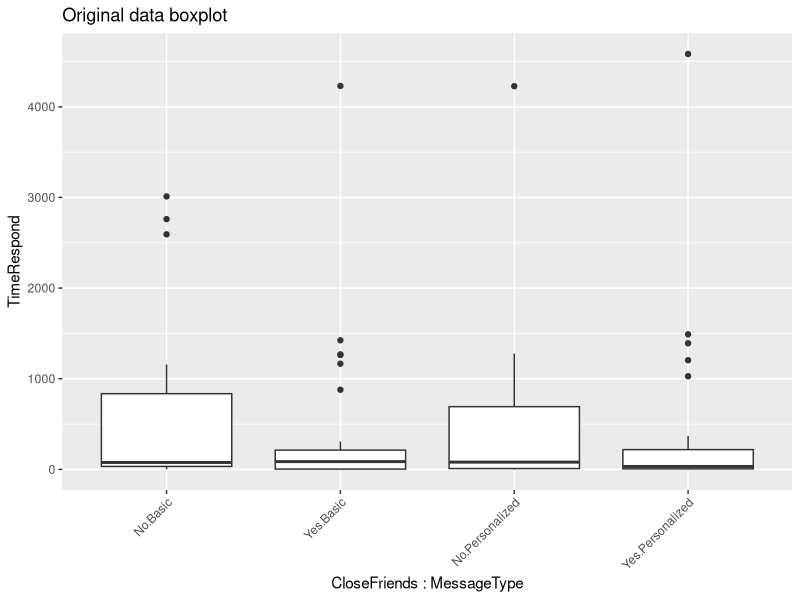
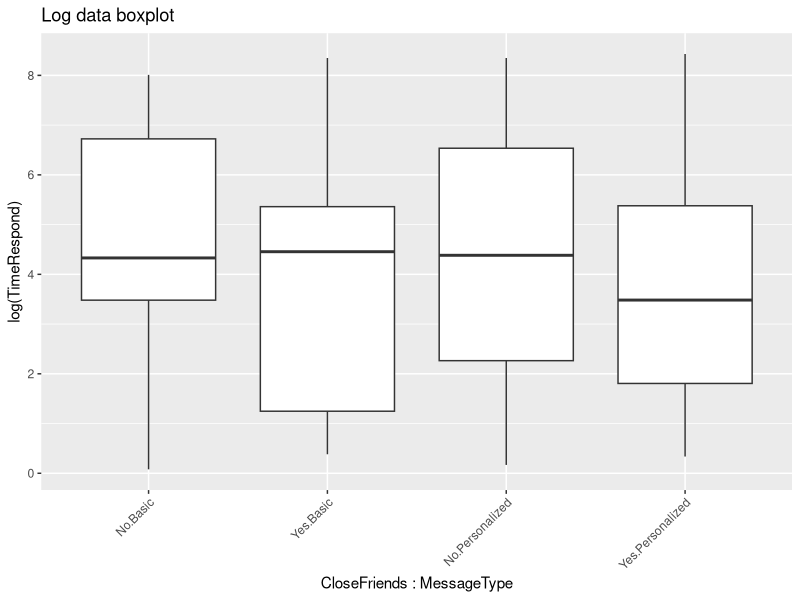
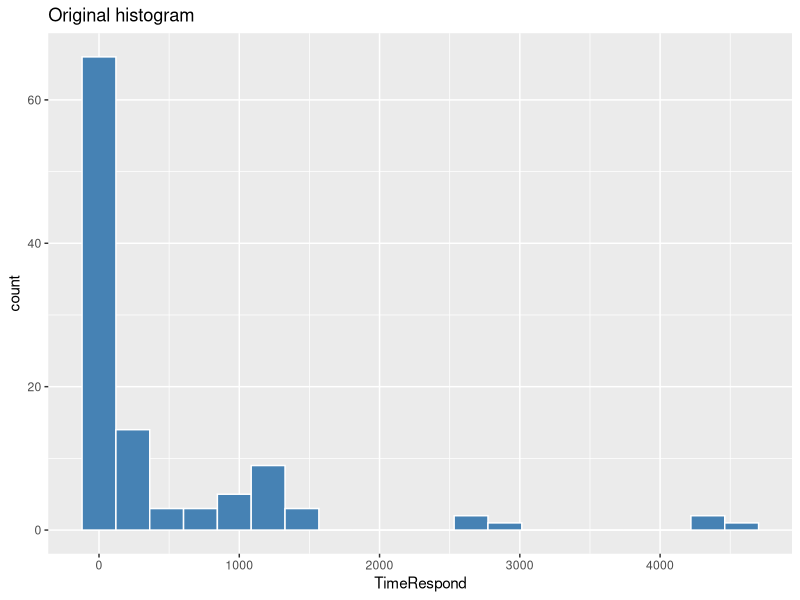
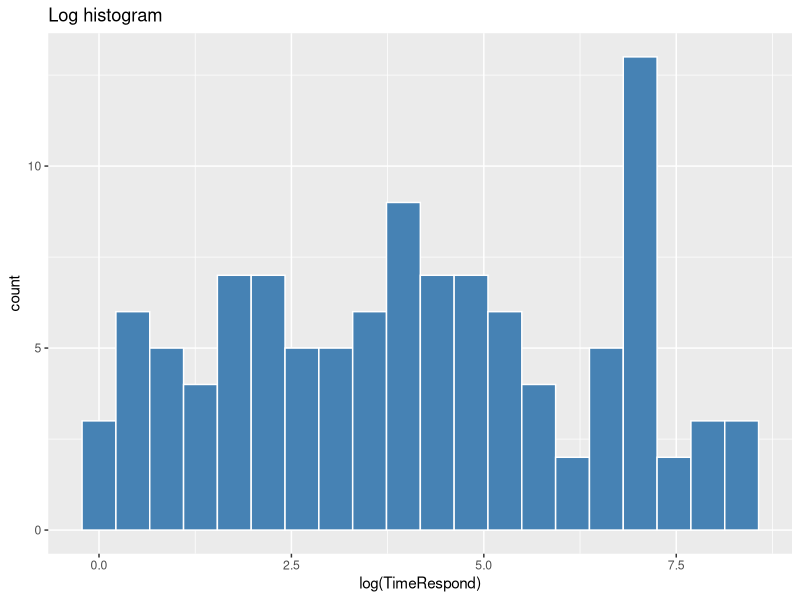
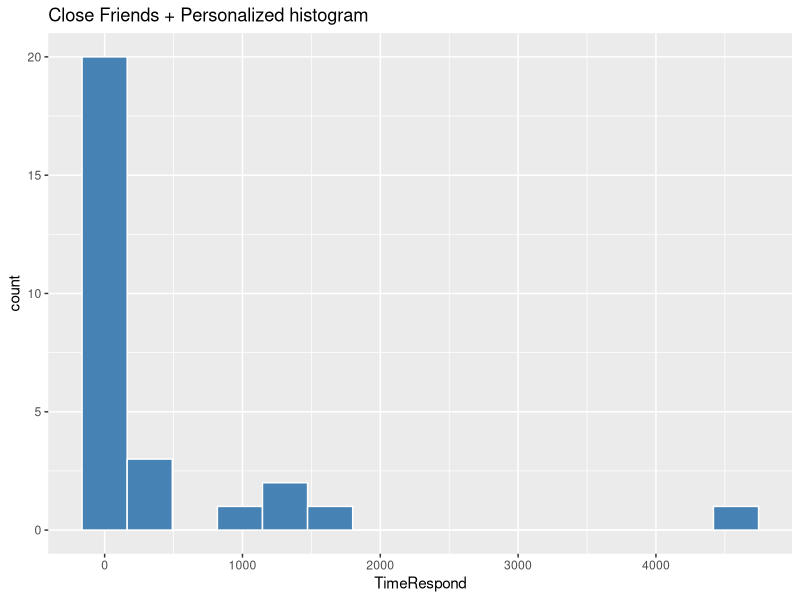
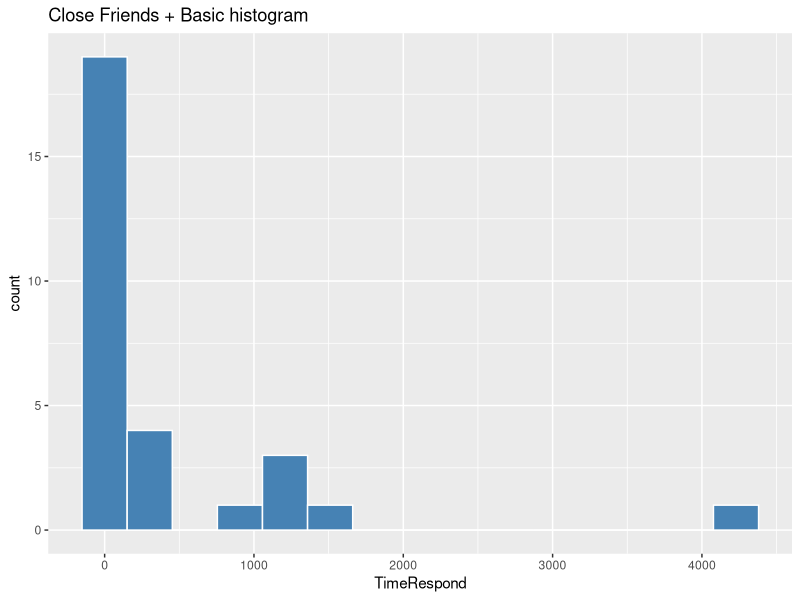
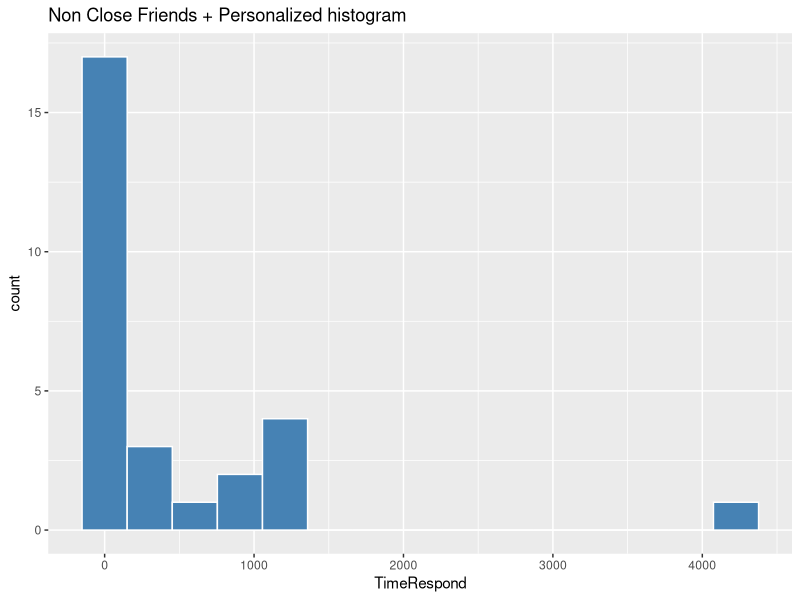
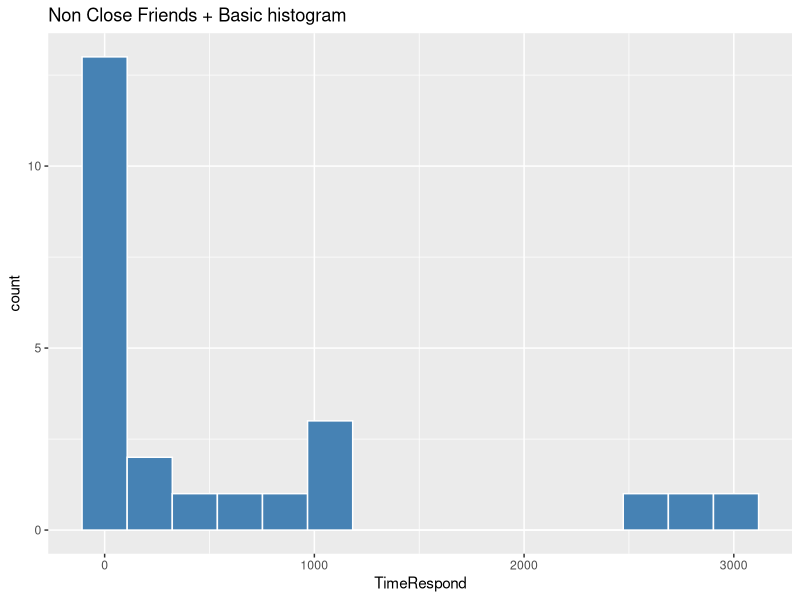

Reproduce these figures in R, in order.
## ---- chunk 1
library(tidyverse) # This loads dplyr and the %>% pipe
library(MASS)
library(pwr)
## ---- chunk 2
data_clean <- data.frame(read.table("Results_ICA1.csv", header=TRUE, sep=","))
## ---- chunk 3
data_clean$CloseFriends <- relevel(as.factor(data_clean$CloseFriends), ref = "No")
data_clean$MessageType <- relevel(as.factor(data_clean$MessageType), ref = "Basic")
## ---- chunk 4
ggplot(data_clean, aes(x = interaction(CloseFriends, MessageType), y = TimeRespond)) +
  geom_boxplot() +
  labs(title = "Original data boxplot", x = "CloseFriends : MessageType") +
  theme(axis.text.x = element_text(angle = 45, hjust = 1))

ggplot(data_clean, aes(x = interaction(CloseFriends, MessageType), y = log(TimeRespond))) +
  geom_boxplot() +
  labs(title = "Log data boxplot", x = "CloseFriends : MessageType") +
  theme(axis.text.x = element_text(angle = 45, hjust = 1))
## ---- chunk 5
# dataframe for each factor combination
datos_CP_clean <- data_clean %>%
  filter(
    CloseFriends == "Yes",
    MessageType == "Personalized"
  )
datos_NP_clean <- data_clean %>%
  filter(
    CloseFriends == "No",
    MessageType == "Personalized"
  )
datos_CB_clean <- data_clean %>%
  filter(
    CloseFriends == "Yes",
    MessageType == "Basic"
  )
datos_NB_clean <- data_clean %>%
  filter(
    CloseFriends == "No",
    MessageType == "Basic"
  )
## ---- chunk 6
# total histogram 
ggplot(data_clean, aes(x = TimeRespond)) +
  geom_histogram(fill = "steelblue", color = "white", bins = 20) +
  ggtitle("Original histogram")

ggplot(data_clean, aes(x = log(TimeRespond))) +
  geom_histogram(fill = "steelblue", color = "white", bins = 20) +
  ggtitle("Log histogram")
## ---- chunk 7
# histograms per factor combination
ggplot(datos_CP_clean, aes(x = TimeRespond)) +
  geom_histogram(fill = "steelblue", color = "white", bins = 15) +
  ggtitle("Close Friends + Personalized histogram")
ggplot(datos_CB_clean, aes(x = TimeRespond)) +
  geom_histogram(fill = "steelblue", color = "white", bins = 15) +
  ggtitle("Close Friends + Basic histogram")
ggplot(datos_NP_clean, aes(x = TimeRespond)) +
  geom_histogram(fill = "steelblue", color = "white", bins = 15) +
  ggtitle("Non Close Friends + Personalized histogram")
ggplot(datos_NB_clean, aes(x = TimeRespond)) +
  geom_histogram(fill = "steelblue", color = "white", bins = 15) +
  ggtitle("Non Close Friends + Basic histogram")

## ---- chunk 8
# kernelized kistogram total
ggplot(data_clean, aes(x = TimeRespond)) +
  geom_density(alpha = 0.5) + # alpha makes the fill transparent so you can see overlaps
  labs(
    title = "Kernel Density of TimeRespond by Factor Combination",
    x = "Response Time",
    y = "Density",
    fill = "Factor Combination"
  ) +
  theme_minimal() +
  ggtitle("Total kernelized histogram")

# kernelized kistogram log
ggplot(data_clean, aes(x = log(TimeRespond))) +
  geom_density(alpha = 0.5) + # alpha makes the fill transparent so you can see overlaps
  labs(
    title = "Kernel Density of log(TimeRespond) by Factor Combination",
    x = "log(TimeRespond)",
    y = "Density",
    fill = "Factor Combination"
  ) +
  theme_minimal() +
  ggtitle("Log kernelized histogram")


## ---- chunk 9
# combined kernelized histogram
ggplot(data_clean, aes(x = TimeRespond, fill = interaction(CloseFriends, MessageType))) +
  geom_density(alpha = 0.5) + # alpha makes the fill transparent so you can see overlaps
  labs(
    title = "Kernel Density of Response Time by Factor Combination",
    x = "Reponse Time",
    y = "Density",
    fill = "Factor Combination"
  ) +
  theme_minimal()
## ---- chunk 10
ggplot(data_clean, aes(x = log(TimeRespond), fill = interaction(CloseFriends, MessageType))) +
  geom_density(alpha = 0.5) + # alpha makes the fill transparent so you can see overlaps
  labs(
    title = "Kernel Density of log(Response Time) by Factor Combination",
    x = "log(Response Time)",
    y = "Density",
    fill = "Factor Combination"
  ) +
  theme_minimal()
## ---- chunk 11
data_clean %>%
  count(CloseFriends, MessageType)
## ---- chunk 12
datos_compressed_na <- data_clean %>% 
  drop_na(TimeRespond)
## ---- chunk 13
datos_compressed_na %>%
  count(CloseFriends, MessageType)
## ---- chunk 14
summary_df <- datos_compressed_na %>%
  group_by(CloseFriends, MessageType) %>%
  summarise(
    mean_response = mean(TimeRespond),
    se = sd(TimeRespond) / sqrt(n()),
    .groups = 'drop'
  )
## ---- chunk 15
ggplot(summary_df, aes(x = CloseFriends, y = mean_response, color = MessageType, group = MessageType)) +
  geom_line(linewidth = 1) + 
  geom_point(size = 3) +
  geom_errorbar(aes(ymin = mean_response - se, ymax = mean_response + se), width = 0.1) +
  labs(title = "Interaction Plot",
       x = "CloseFriends",
       y = "Mean(Response Time)") +
  theme_bw()
## ---- chunk 16
summary_df_log <- datos_compressed_na %>%
  group_by(CloseFriends, MessageType) %>%
  summarise(
    mean_response_log = mean(log(TimeRespond)),
    se = sd(log(TimeRespond)) / sqrt(n()),
    .groups = 'drop'
  )
## ---- chunk 17
ggplot(summary_df_log, aes(x = CloseFriends, y = mean_response_log, color = MessageType, group = MessageType)) +
  geom_line(linewidth = 1) + 
  geom_point(size = 3) +
  geom_errorbar(aes(ymin = mean_response_log - se, ymax = mean_response_log + se), width = 0.1) +
  labs(title = "Interaction Plot",
       x = "CloseFriends",
       y = "Mean Log(TimeRespond)") +
  theme_bw()
## ---- chunk 18
# this also deleted N/A
datos_compressed_outliers <- data_clean %>%
  filter(
    TimeRespond < 2000
  )
## ---- chunk 19
ggplot(datos_compressed_outliers, aes(x = interaction(CloseFriends, MessageType), y = TimeRespond)) +
  geom_boxplot() +
  labs(title = "Data without outliers boxplot", x = "CloseFriends : MessageType") +
  theme(axis.text.x = element_text(angle = 45, hjust = 1))

ggplot(datos_compressed_outliers, aes(x = interaction(CloseFriends, MessageType), y = log(TimeRespond))) +
  geom_boxplot() +
  labs(title = "Log data without outliers boxplot", x = "CloseFriends : MessageType") +
  theme(axis.text.x = element_text(angle = 45, hjust = 1))


## ---- chunk 20
# Simple count
datos_compressed_outliers %>%
  count(CloseFriends, MessageType)
## ---- chunk 21
# kernelized kistogram total
ggplot(datos_compressed_outliers, aes(x = TimeRespond)) +
  geom_density(alpha = 0.5) + # alpha makes the fill transparent so you can see overlaps
  labs(
    title = "Kernel Density of TimeRespond by Factor Combination",
    x = "TimeRespond",
    y = "Density",
    fill = "Factor Combination"
  ) +
  theme_minimal() +
  ggtitle("No outliers kernelized histogram")

# kernelized kistogram log
ggplot(datos_compressed_outliers, aes(x = log(TimeRespond))) +
  geom_density(alpha = 0.5) + # alpha makes the fill transparent so you can see overlaps
  labs(
    title = "Kernel Density of log(TimeRespond) by Factor Combination",
    x = "TimeRespond",
    y = "Density",
    fill = "Factor Combination"
  ) +
  theme_minimal() +
  ggtitle("Log no outliers kernelized histogram")

## ---- chunk 22
# combined kernelized histogram
ggplot(datos_compressed_outliers, aes(x = TimeRespond, fill = interaction(CloseFriends, MessageType))) +
  geom_density(alpha = 0.5) + # alpha makes the fill transparent so you can see overlaps
  labs(
    title = "Kernel Density of TimeRespond by Factor Combination",
    x = "TimeRespond",
    y = "Density",
    fill = "Factor Combination"
  ) +
  theme_minimal()
## ---- chunk 23
ggplot(datos_compressed_outliers, aes(x = log(TimeRespond), fill = interaction(CloseFriends, MessageType))) +
  geom_density(alpha = 0.5) + # alpha makes the fill transparent so you can see overlaps
  labs(
    title = "Kernel Density of log(TimeRespond) by Factor Combination",
    x = "log(TimeRespond)",
    y = "Density",
    fill = "Factor Combination"
  ) +
  theme_minimal()
## ---- chunk 24
# total histogram 
ggplot(datos_compressed_outliers, aes(x = TimeRespond)) +
  geom_histogram(fill = "steelblue", color = "white", bins = 20) +
  ggtitle("No outliers histogram")

ggplot(datos_compressed_outliers, aes(x = log(TimeRespond))) +
  geom_histogram(fill = "steelblue", color = "white", bins = 20) +
  ggtitle("Log no outliers histogram")
## ---- chunk 25
# Calculate power for a single effect (Main Effect or Interaction)
analysis <- pwr.f2.test(u = 1, f2 = 0.0625, sig.level = 0.05, power = 0.80)
print(analysis)

# Calculate total N needed for the whole 2x2 design
# N = v + u + 1
total_n <- ceiling(analysis$v + analysis$u + 1)
cat("Required Total Sample Size:", total_n)
## ---- chunk 26
table_CloseFriends <- table(data_clean$CloseFriends, !is.na(data_clean$TimeRespond))
table_CloseFriends
## ---- chunk 27
chisq.test(table_CloseFriends)
## ---- chunk 28
table_MessageType <- table(data_clean$MessageType, !is.na(data_clean$TimeRespond))
table_MessageType
## ---- chunk 29
chisq.test(table_MessageType)
## ---- chunk 30
logit <- glm(!is.na(data_clean$TimeRespond) ~ CloseFriends * MessageType, 
                   data = data_clean, 
                   family = binomial(link = "logit"))
summary(logit)
## ---- chunk 31
# Combined Odds Ratios and 95% Wald CIs
exp(cbind(OR = coef(logit), confint.default(logit)))
## ---- chunk 32
options(contrasts=c("contr.sum","contr.sum"))
fit_anova_clean <- aov(TimeRespond ~ CloseFriends * MessageType, data=datos_compressed_na)
summary(fit_anova_clean)
## ---- chunk 33
plot(fit_anova_clean)
## ---- chunk 34
options(contrasts=c("contr.sum","contr.sum"))
fit_anova_clean_log <- aov(log(TimeRespond) ~ CloseFriends * MessageType, data=datos_compressed_na)
summary(fit_anova_clean_log)
## ---- chunk 35
plot(fit_anova_clean_log)
## ---- chunk 36
shapiro.test(fit_anova_clean_log$residuals)
## ---- chunk 37
bc <- boxcox(TimeRespond ~ CloseFriends * MessageType, data=datos_compressed_na)
lambda <- bc$x[which.max(bc$y)]
## ---- chunk 38
fit_anova_clean_boxcox <- aov((TimeRespond^lambda-1)/lambda ~ CloseFriends * MessageType, data=datos_compressed_na)
summary(fit_anova_clean_boxcox)
## ---- chunk 39
plot(fit_anova_clean_boxcox)
## ---- chunk 40
shapiro.test(fit_anova_clean_boxcox$residuals)
## ---- chunk 41
options(contrasts=c("contr.sum","contr.sum"))
fit_anova_outliers <- aov(TimeRespond ~ CloseFriends * MessageType, data=datos_compressed_outliers)
summary(fit_anova_outliers)
## ---- chunk 42
plot(fit_anova_outliers)
## ---- chunk 43
options(contrasts=c("contr.sum","contr.sum"))
fit_anova_outliers_log <- aov(log(TimeRespond) ~ CloseFriends * MessageType, data=datos_compressed_outliers)
summary(fit_anova_outliers_log)
## ---- chunk 44
plot(fit_anova_outliers_log)
## ---- chunk 45
shapiro.test(fit_anova_outliers_log$residuals)
## ---- chunk 46
bc <- boxcox(TimeRespond ~ CloseFriends * MessageType, data=datos_compressed_outliers)
lambda <- bc$x[which.max(bc$y)]
## ---- chunk 47
datos_compressed_first_day <- data_clean %>%
  filter(
    TimeRespond < 500
  )
## ---- chunk 48
datos_compressed_first_day %>%
  count(CloseFriends, MessageType)
## ---- chunk 49
ggplot(datos_compressed_first_day, aes(x = interaction(CloseFriends, MessageType), y = TimeRespond)) +
  geom_boxplot() +
  labs(title = "Log first day data boxplot", x = "CloseFriends : MessageType") +
  theme(axis.text.x = element_text(angle = 45, hjust = 1))
## ---- chunk 50
ggplot(datos_compressed_first_day, aes(x = interaction(CloseFriends, MessageType), y = log(TimeRespond))) +
  geom_boxplot() +
  labs(title = "Log first day data boxplot", x = "CloseFriends : MessageType") +
  theme(axis.text.x = element_text(angle = 45, hjust = 1))
## ---- chunk 51
data_clean$FirstDay <- data_clean$TimeRespond < 500
data_clean$FirstDay[is.na(data_clean$FirstDay)] <- 0
## ---- chunk 52
ggplot(datos_compressed_first_day, aes(x = TimeRespond, fill = interaction(CloseFriends, MessageType))) +
  geom_density(alpha = 0.5) + # alpha makes the fill transparent so you can see overlaps
  labs(
    title = "Kernel Density of Response Time by Group",
    x = "Response Time",
    y = "Density",
    fill = "Group Condition"
  ) +
  theme_minimal()
## ---- chunk 53
ggplot(datos_compressed_first_day, aes(x = log(TimeRespond), fill = interaction(CloseFriends, MessageType))) +
  geom_density(alpha = 0.5) + # alpha makes the fill transparent so you can see overlaps
  labs(
    title = "Kernel Density of TimeRespond by Factor Combination",
    x = "TimeRespond",
    y = "Density",
    fill = "Factor Combination"
  ) +
  theme_minimal()
## ---- chunk 54
condition <- data_clean$TimeRespond < 500 & 
             !is.na(data_clean$TimeRespond)
table_CloseFriends_FD <- table(data_clean$CloseFriends, condition)
table_CloseFriends_FD
## ---- chunk 55
chisq.test(table_CloseFriends_FD)

## ---- chunk 56
table_MessageType_FD <- table(data_clean$MessageType, condition)
table_MessageType_FD
## ---- chunk 57
chisq.test(table_MessageType_FD)
## ---- chunk 58
logit_FD <- glm(FirstDay ~ CloseFriends * MessageType, 
                   data = data_clean, 
                   family = binomial(link = "logit"))
summary(logit_FD)
## ---- chunk 59
# Combined Odds Ratios and 95% Wald CIs
exp(cbind(OR = coef(logit_FD), confint.default(logit_FD)))
## ---- chunk 60
options(contrasts=c("contr.sum","contr.sum"))
fit_anova_first_day <- aov(TimeRespond ~ CloseFriends * MessageType, data=datos_compressed_first_day)
summary(fit_anova_first_day)
## ---- chunk 61
plot(fit_anova_first_day)
## ---- chunk 62
options(contrasts=c("contr.sum","contr.sum"))
fit_anova_first_day_log <- aov(log(TimeRespond) ~ CloseFriends * MessageType, data=datos_compressed_first_day)
summary(fit_anova_first_day_log)
## ---- chunk 63
plot(fit_anova_first_day_log)
## ---- chunk 64
shapiro.test(fit_anova_first_day_log$residuals)
## ---- chunk 65
bc <- boxcox(TimeRespond ~ CloseFriends * MessageType, data=datos_compressed_first_day)
lambda <- bc$x[which.max(bc$y)]
## ---- chunk 66
fit_anova_first_day_boxcox <- aov((TimeRespond^lambda-1)/lambda ~ CloseFriends * MessageType, data=datos_compressed_first_day)
summary(fit_anova_first_day_boxcox)
## ---- chunk 67
plot(fit_anova_first_day_boxcox)
## ---- chunk 68
shapiro.test(fit_anova_first_day_boxcox$residuals)
## ---- chunk 69
fit_gamma_glm <- glm(TimeRespond ~ CloseFriends * MessageType,  family=Gamma(link="log"), data=datos_compressed_na)
summary(fit_gamma_glm)
## ---- chunk 70
plot(fit_gamma_glm)
## ---- chunk 71
# Calculate D-squared (Deviance R-squared)
D_squared <- 1 - (fit_gamma_glm$deviance / fit_gamma_glm$null.deviance)

# Convert to percentage for easier reading
D_squared_percent <- D_squared * 100

# Print the result
cat("Deviance R-squared:", round(D_squared, 5), "\n")
cat("Percentage Explained:", round(D_squared_percent, 2), "%\n")
## ---- chunk 72
fit_gamma_glm_outliers <- glm(TimeRespond ~ CloseFriends * MessageType, family=Gamma(link="log"), data=datos_compressed_outliers)
summary(fit_gamma_glm_outliers)
## ---- chunk 73
plot(fit_gamma_glm_outliers)
## ---- chunk 74
# Calculate D-squared (Deviance R-squared)
D_squared <- 1 - (fit_gamma_glm_outliers$deviance / fit_gamma_glm_outliers$null.deviance)

# Convert to percentage for easier reading
D_squared_percent <- D_squared * 100

# Print the result
cat("Deviance R-squared:", round(D_squared, 5), "\n")
cat("Percentage Explained:", round(D_squared_percent, 2), "%\n")
## ---- chunk 75
fit_gamma_glm_FD <- glm(TimeRespond ~ CloseFriends * MessageType, family=Gamma, data=datos_compressed_first_day)
summary(fit_gamma_glm_FD)
## ---- chunk 76
# Calculate D-squared (Deviance R-squared)
D_squared <- 1 - (fit_gamma_glm_FD$deviance / fit_gamma_glm_FD$null.deviance)

# Convert to percentage for easier reading
D_squared_percent <- D_squared * 100

# Print the result
cat("Deviance R-squared:", round(D_squared, 5), "\n")
cat("Percentage Explained:", round(D_squared_percent, 2), "%\n")
## ---- chunk 77
fit_qpoisson_glm <- glm(TimeRespond ~ CloseFriends * MessageType, family=quasipoisson(link="log"), data=data_clean)
summary(fit_qpoisson_glm)
## ---- chunk 78
plot(fit_qpoisson_glm)

## ---- chunk 79
# Calculate D-squared (Deviance R-squared)
D_squared <- 1 - (fit_qpoisson_glm$deviance / fit_qpoisson_glm$null.deviance)

# Convert to percentage for easier reading
D_squared_percent <- D_squared * 100

# Print the result
cat("Deviance R-squared:", round(D_squared, 5), "\n")
cat("Percentage Explained:", round(D_squared_percent, 2), "%\n")
## ---- chunk 80
observed_f2 <- (440.25 - 437.48) / 437.48 

# Calculate required sample size for 80% power at alpha 0.05
# u = 1 (degrees of freedom for one effect)
power_analysis <- pwr.f2.test(u = 1, f2 = observed_f2, sig.level = 0.05, power = 0.80)

# Total N needed
required_N <- ceiling(power_analysis$v + power_analysis$u + 1)
print(required_N)
## ---- chunk 81
observed_f2
